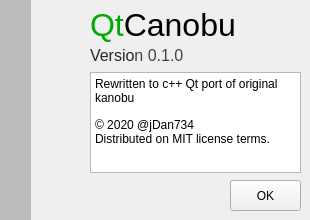
<?xml version="1.0" encoding="UTF-8"?>
<ui version="4.0">
 <class>AboutApp</class>
 <widget class="QDialog" name="AboutApp">
  <property name="geometry">
   <rect>
    <x>0</x>
    <y>0</y>
    <width>310</width>
    <height>220</height>
   </rect>
  </property>
  <property name="minimumSize">
   <size>
    <width>310</width>
    <height>220</height>
   </size>
  </property>
  <property name="maximumSize">
   <size>
    <width>310</width>
    <height>220</height>
   </size>
  </property>
  <property name="windowTitle">
   <string>About QtCanobu</string>
  </property>
  <widget class="QTextBrowser" name="textBrowser">
   <property name="geometry">
    <rect>
     <x>90</x>
     <y>72</y>
     <width>211</width>
     <height>101</height>
    </rect>
   </property>
   <property name="focusPolicy">
    <enum>Qt::NoFocus</enum>
   </property>
   <property name="acceptDrops">
    <bool>false</bool>
   </property>
   <property name="html">
    <string>&lt;!DOCTYPE HTML PUBLIC &quot;-//W3C//DTD HTML 4.0//EN&quot; &quot;http://www.w3.org/TR/REC-html40/strict.dtd&quot;&gt;
&lt;html&gt;&lt;head&gt;&lt;meta name=&quot;qrichtext&quot; content=&quot;1&quot; /&gt;&lt;style type=&quot;text/css&quot;&gt;
p, li { white-space: pre-wrap; }
&lt;/style&gt;&lt;/head&gt;&lt;body style=&quot; font-family:'MS Shell Dlg 2'; font-size:8.25pt; font-weight:400; font-style:normal;&quot;&gt;
&lt;p style=&quot; margin-top:0px; margin-bottom:0px; margin-left:0px; margin-right:0px; -qt-block-indent:0; text-indent:0px;&quot;&gt;&lt;span style=&quot; font-size:9pt;&quot;&gt;Rewritten to c++ Qt port of original kanobu&lt;/span&gt;&lt;/p&gt;
&lt;p style=&quot;-qt-paragraph-type:empty; margin-top:0px; margin-bottom:0px; margin-left:0px; margin-right:0px; -qt-block-indent:0; text-indent:0px;&quot;&gt;&lt;br /&gt;&lt;/p&gt;
&lt;p style=&quot; margin-top:0px; margin-bottom:0px; margin-left:0px; margin-right:0px; -qt-block-indent:0; text-indent:0px;&quot;&gt;&lt;span style=&quot; font-family:'Noto Sans Display'; font-size:8.75pt;&quot;&gt;© 2020 @jDan734&lt;/span&gt;&lt;/p&gt;
&lt;p style=&quot; margin-top:0px; margin-bottom:0px; margin-left:0px; margin-right:0px; -qt-block-indent:0; text-indent:0px;&quot;&gt;&lt;span style=&quot; font-family:'Noto Sans Display'; font-size:8.75pt;&quot;&gt;Distributed on MIT license terms.&lt;/span&gt;&lt;/p&gt;&lt;/body&gt;&lt;/html&gt;</string>
   </property>
  </widget>
  <widget class="QLabel" name="label_3">
   <property name="geometry">
    <rect>
     <x>90</x>
     <y>45</y>
     <width>261</width>
     <height>21</height>
    </rect>
   </property>
   <property name="font">
    <font>
     <pointsize>12</pointsize>
    </font>
   </property>
   <property name="styleSheet">
    <string notr="true"/>
   </property>
   <property name="text">
    <string>&lt;html&gt;&lt;head/&gt;&lt;body&gt;&lt;p&gt;&lt;span style=&quot; color:#282828;&quot;&gt;Versio&lt;/span&gt;&lt;span style=&quot; color:#424242;&quot;&gt;n 0.1.0&lt;/span&gt;&lt;/p&gt;&lt;/body&gt;&lt;/html&gt;</string>
   </property>
  </widget>
  <widget class="QLabel" name="label_2">
   <property name="geometry">
    <rect>
     <x>90</x>
     <y>0</y>
     <width>271</width>
     <height>51</height>
    </rect>
   </property>
   <property name="font">
    <font>
     <pointsize>20</pointsize>
    </font>
   </property>
   <property name="text">
    <string>&lt;html&gt;&lt;head/&gt;&lt;body&gt;&lt;p&gt;&lt;span style=&quot; font-size:24pt; color:#00aa00;&quot;&gt;Qt&lt;/span&gt;&lt;span style=&quot; font-size:24pt; color:#000000;&quot;&gt;C&lt;/span&gt;&lt;span style=&quot; font-size:24pt;&quot;&gt;anobu&lt;/span&gt;&lt;/p&gt;&lt;/body&gt;&lt;/html&gt;</string>
   </property>
  </widget>
  <widget class="QWidget" name="widget" native="true">
   <property name="geometry">
    <rect>
     <x>0</x>
     <y>0</y>
     <width>31</width>
     <height>231</height>
    </rect>
   </property>
   <property name="styleSheet">
    <string notr="true">background:#bbb</string>
   </property>
  </widget>
  <widget class="QLabel" name="label">
   <property name="geometry">
    <rect>
     <x>20</x>
     <y>10</y>
     <width>71</width>
     <height>71</height>
    </rect>
   </property>
   <property name="text">
    <string>&lt;html&gt;&lt;head/&gt;&lt;body&gt;&lt;p&gt;&lt;img src=&quot;:/main/img/main/cut.hvif&quot;/&gt;&lt;/p&gt;&lt;/body&gt;&lt;/html&gt;</string>
   </property>
  </widget>
  <widget class="QPushButton" name="pushButton">
   <property name="geometry">
    <rect>
     <x>230</x>
     <y>180</y>
     <width>71</width>
     <height>31</height>
    </rect>
   </property>
   <property name="text">
    <string>OK</string>
   </property>
   <property name="autoDefault">
    <bool>false</bool>
   </property>
   <property name="default">
    <bool>false</bool>
   </property>
   <property name="flat">
    <bool>false</bool>
   </property>
  </widget>
 </widget>
 <resources/>
 <connections/>
</ui>
